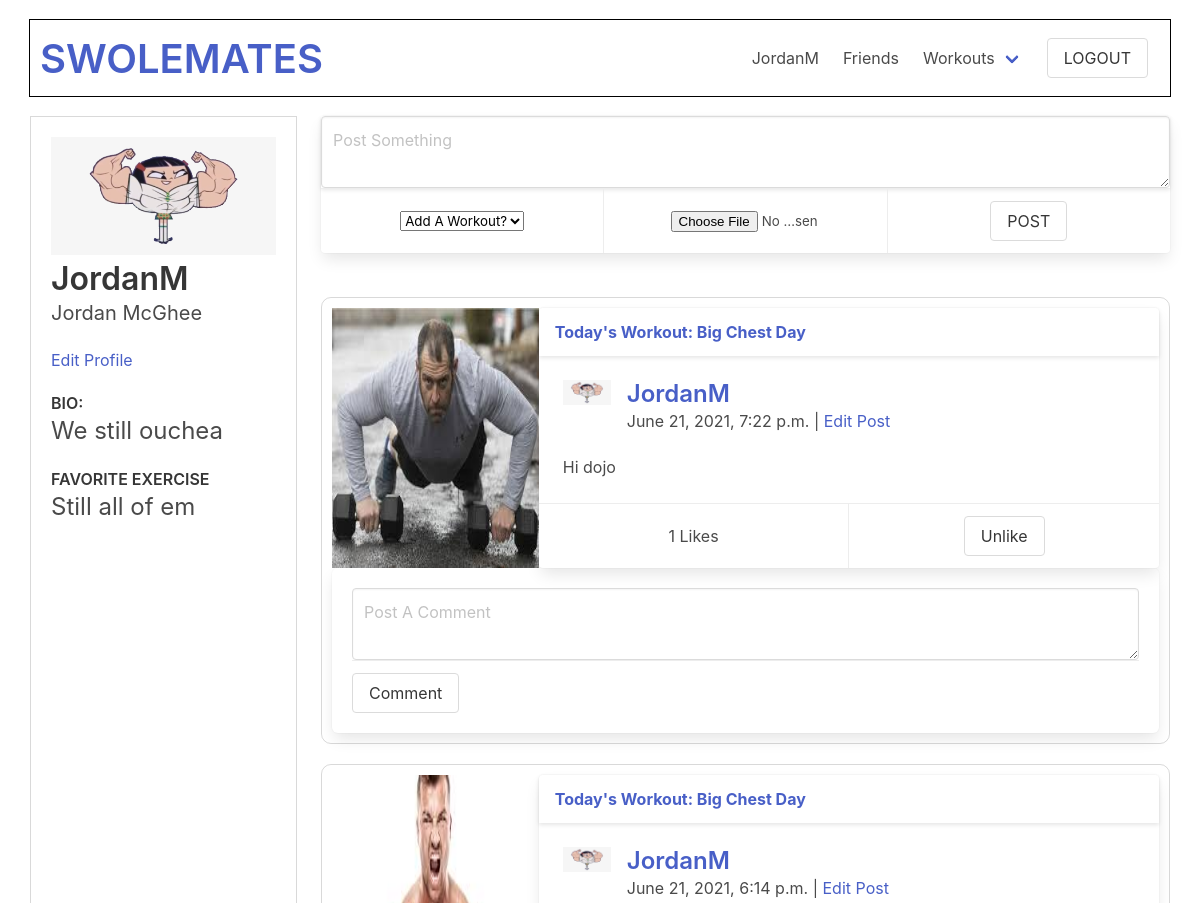
/swolemates/user/JordanM (signed in, upper part), run on an earlier commit of the app's database.
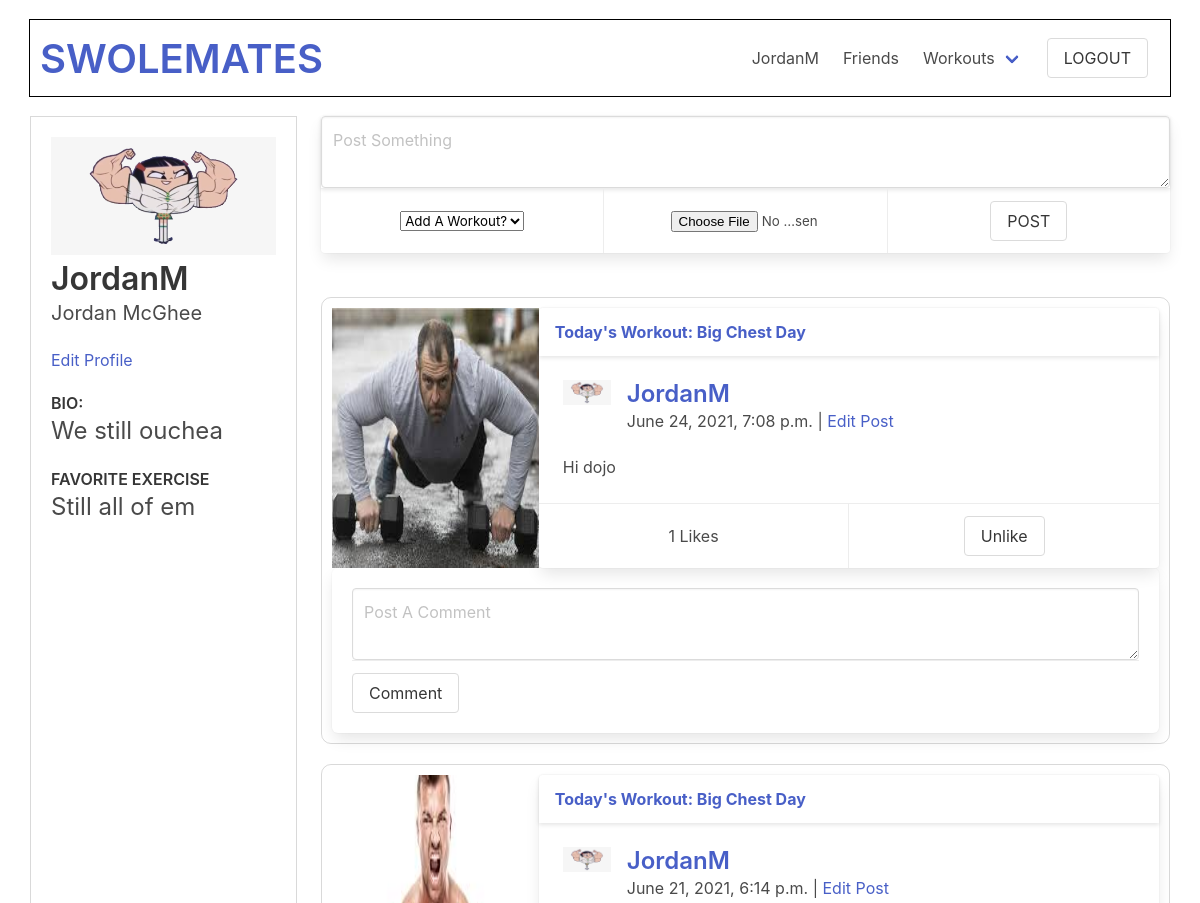
And on a later commit of the database.
### swolemates_app/models.py (models this page shows, shortened)
class Post(models.Model):
    content = models.TextField()
    image = models.ImageField(null=True, blank=True, upload_to = "images/")
    posted_by = models.ForeignKey(User, related_name="posts", on_delete=models.CASCADE)
    liked_by = models.ManyToManyField(User, related_name="liked_posts", blank=True)
    workout = models.ForeignKey(Workout, null=True, blank=True, related_name="posts", on_delete=models.SET_NULL)
    objects = PostCommentManager()
    created_at = models.DateTimeField(auto_now_add=True)
    updated_at = models.DateTimeField(auto_now=True)

class Workout(models.Model):
    name = models.CharField(max_length=50)
    created_by = models.ForeignKey(User, related_name="workouts", on_delete=models.CASCADE)
    liked_by = models.ManyToManyField(User, related_name="liked_workouts", blank=True)
    objects = WorkoutManager()
    created_at = models.DateTimeField(auto_now_add=True)
    updated_at = models.DateTimeField(auto_now=True)

class User(models.Model):
    first_name = models.CharField(max_length = 50)
    last_name = models.CharField(max_length = 50)
    username = models.CharField(max_length=45, unique=True)
    email = models.EmailField(unique=True)
    password = models.CharField(max_length = 60)
    profile_photo = models.ImageField(default='default.png', upload_to = "images/")
    bio = models.TextField(blank=True, null=True)
    fav_exercises = models.TextField(blank=True, null=True)
    objects = UserManager()
    friends = models.ManyToManyField('self', blank=True)
    created_at = models.DateTimeField(auto_now_add=True)
    updated_at = models.DateTimeField(auto_now=True)
    def __str__(self):
        return self.username

### swolemates_app/views.py (the view)
# urls.py: path('swolemates/user/<str:username>', views.profile),
def profile(request, username):
    user = User.objects.get(id=request.session['user_id'])
    profile = User.objects.get(username=username)
    user_sent_friend_requests = Friend_Request.objects.filter(sender = user)
    user_received_friend_requests = Friend_Request.objects.filter(receiver = user)
    user_sent_request_usernames = []
    user_sent_request_objects = []
    user_received_request_usernames = []
    user_received_request_objects = []
    for i in range(len(user_sent_friend_requests)):
        user_sent_request_usernames.append(user_sent_friend_requests[i].receiver)
        user_sent_request_objects.append(User.objects.get(username=user_sent_friend_requests[i].receiver))
    print(f"{user.username} has sent requests to the following users: {user_sent_request_usernames}")
    for i in range(len(user_received_friend_requests)):
        user_received_request_usernames.append(user_received_friend_requests[i].sender)
        user_received_request_objects.append(user_received_friend_requests[i].sender)
    print(f"{user.username} has received requests from the following users: {user_received_request_usernames}. Objects: {user_received_request_objects}")
    context = {
        "user": user,
        "profile": profile,
        "posts": profile.posts.all(),
        "user_friends": user.friends.all(),
        "profile_friends": profile.friends.all(),
        "all_others": User.objects.exclude(id=user.id),
        "profile_workouts": profile.workouts.all(),
        "user_friend_requests": user_received_request_objects,
        "user_sent_requests": user_sent_request_objects
    }
    return render(request, "profile.html", context)

### swolemates_app/templates/profile.html (shortened to what the changed rows need)
<!DOCTYPE html>
<html lang="en">
<head>
    <link rel="stylesheet" href="https://cdn.jsdelivr.net/npm/bulma@0.9.3/css/bulma.min.css">
    {% load static %}
    <link rel="stylesheet" href="{% static 'css/home_page.css' %}">
</head>
<body>
    <div id="wrapper">
        <div class="tile is-ancestor">
            <div class="tile is-parent is-vertical">
                <div class="tile is-child is-vertical" id="posts-tile">
                        {% for post in posts reversed %}
                        <div class="post">
                            <div class="tile is-12">
                                    {% if post.image %}
                                        <div class="tile is-3">
                                            <img src="/media/{{post.image}}" alt="{{post.posted_by}} image">
                                        </div>
                                    {% endif %}
                                    <div class="tile" id="test">
                                        <div class="card">
                                            {% if post.workout %}
                                            <header class="card-header">
                                                <p class="card-header-title">
                                                    <a href="/swolemates/workout/{{post.workout.id}}">Today's Workout: {{post.workout.name}}</a>
                                                </p>
                                            </header>
                                            {% endif %}
                                            <div class="card-content">
                                                <div class="media">
                                                    <div class="media-left">
                                                        <figure class="image is-48x48">
                                                        <img src="/media/{{post.posted_by.profile_photo}}" alt="profile photo">
                                                        </figure>
                                                    </div>
                                                    <div class="media-content">
                                                        <p class="title is-4"><a href="/swolemates/user/{{post.posted_by.username}}">{{post.posted_by}}</a></p>
                                                        <p class="subtitle is-6">{{post.updated_at}} {% if post.posted_by == user %}|  <a href="/swolemates/post/{{post.id}}/edit">Edit Post</a>{% endif %}</p>
                                                    </div>
                                                </div>
                                                <div class="content">
                                                    <p>{{post.content}}</p>
                                                </div>
                                            </div>
                                            <footer class="card-footer">
                                                <p class="card-footer-item">{{post.liked_by.all|length}} Likes</p>
                                                {% if user in post.liked_by.all %}
                                                    <div class="card-footer-item">
                                                        <form action="/swolemates/user/{{profile.username}}/post/{{post.id}}/remove_like" method="POST" >
                                                            <input type="submit" value="Unlike" class="button">
                                                        </form>
                                                    </div>
                                                {% endif %}
                                            </footer>
                                        </div>
                                    </div>
                            </div>
                            <div class="tile is-12">
                                <div class="box">
                                    <div class="media">
                                        <form action="/swolemates/user/{{profile.username}}/post/{{post.id}}/add_comment" method="POST">
                                        <div class="media-content">
                                            <textarea class="textarea" name="content" id="home-text-area" cols="300" rows="2" placeholder="Post A Comment"></textarea>
                                        </div>
                                        <div class="media">
                                            <input type="submit" value="Comment" class="button">
                                        </div>
                                        </form>
                                    </div>
                                </div>
                            </div>
                        </div>
                        {% endfor %}
            </div>
        </div>
    </div>
</body>
</html>

What changed in the data, as far as the page shows it:
changed Post "Hi dojo": updated_at "June 21, 2021, 7:22 p.m." → "June 24, 2021, 7:08 p.m."
